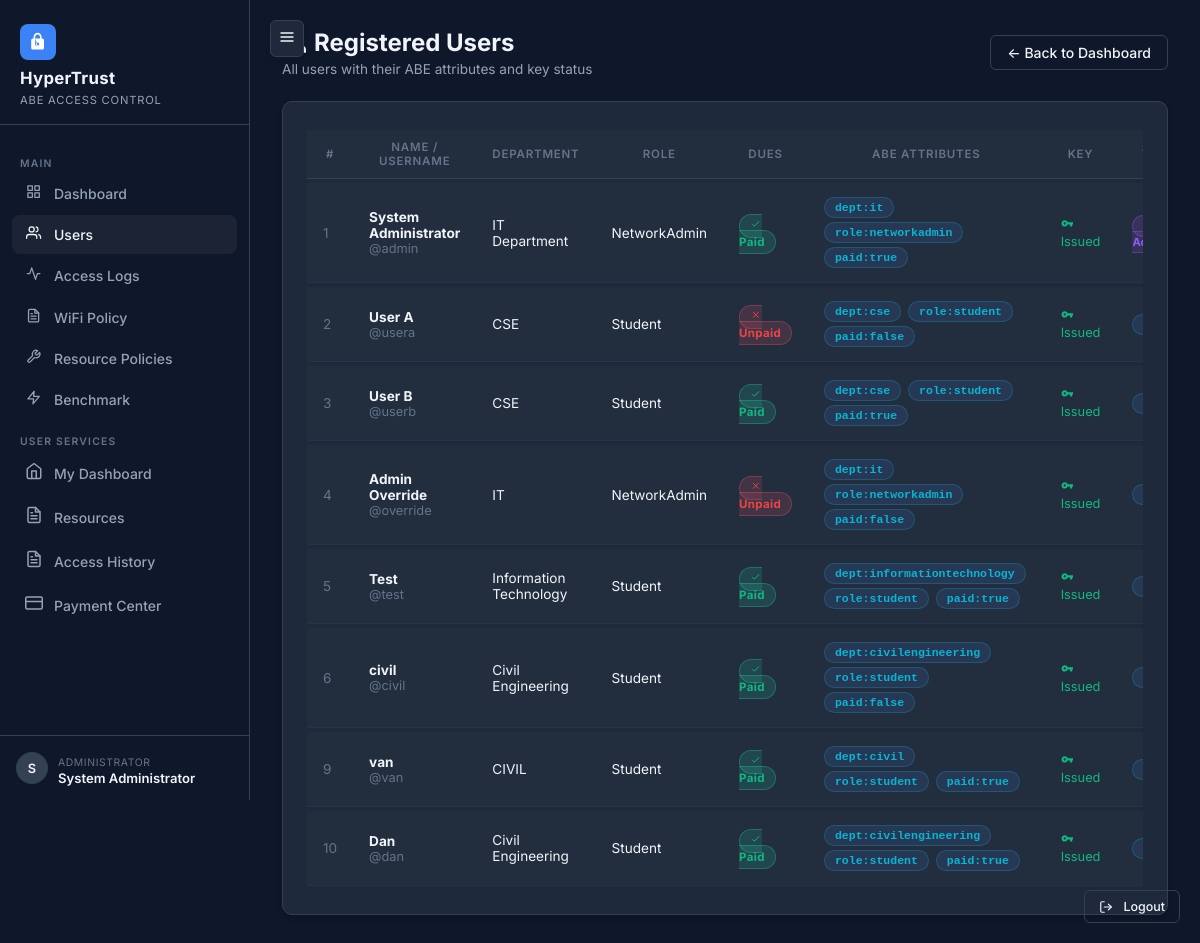
/admin/users (signed in), run on an earlier commit of the app's database.
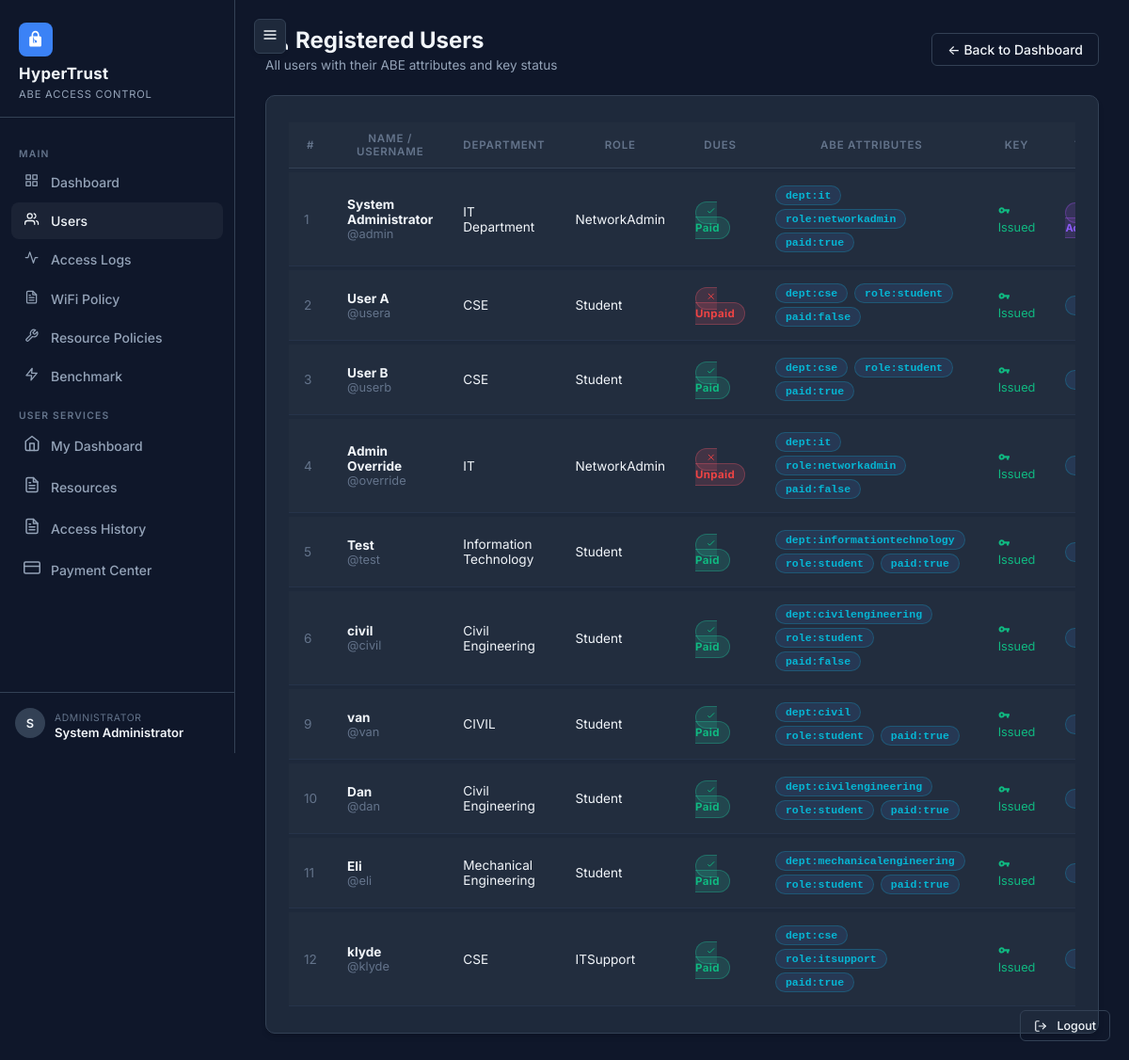
And on a later commit of the database.
### tables this page shows
CREATE TABLE users (
    id           INTEGER PRIMARY KEY AUTOINCREMENT,
    username     TEXT    NOT NULL UNIQUE,
    name         TEXT    NOT NULL,
    department   TEXT    NOT NULL DEFAULT '',
    role         TEXT    NOT NULL DEFAULT 'Student',
    paid_dues    INTEGER NOT NULL DEFAULT 0,   -- 1=True, 0=False
    password_hash TEXT   NOT NULL,
    is_admin     INTEGER NOT NULL DEFAULT 0,
    created_at   DATETIME DEFAULT CURRENT_TIMESTAMP
);

### routes/admin.py (the view)
@admin_bp.route("/users")
@admin_required
def users():
    db    = get_db()
    users = get_all_users(db)
    attr_map = {}
    for u in users:
        attr_map[u["id"]] = get_user_attributes(db, u["id"])
    return render_template("admin/users.html", users=users, attr_map=attr_map)

### db.py (called while the page is built)
def get_db():
    if "db" not in g:
        g.db = sqlite3.connect(
            current_app.config["DB_PATH"],
            detect_types=sqlite3.PARSE_DECLTYPES
        )
        g.db.row_factory = sqlite3.Row
        g.db.execute("PRAGMA foreign_keys = ON")
    return g.db

def get_all_users(db):
    return db.execute("SELECT * FROM users ORDER BY id").fetchall()

def get_user_private_key(db, user_id: int) -> dict | None:
    row = db.execute(
        "SELECT private_key_json FROM user_keys WHERE user_id = ?", (user_id,)
    ).fetchone()
    if row:
        return json.loads(row["private_key_json"])
    return None

def get_user_attributes(db, user_id: int) -> list[str]:
    row = get_user_private_key(db, user_id)
    if row:
        return row.get("attributes", [])
    return []

### routes/admin.py (called while the page is built)
def admin_required(f):
    @wraps(f)
    def decorated(*args, **kwargs):
        if "user_id" not in session:
            flash("Session expired or invalid. Please log in again.", "warning")
            return redirect(url_for("auth.login"))
        if not session.get("is_admin"):
            return render_template("errors/403.html"), 403
        return f(*args, **kwargs)
    return decorated

### templates/admin/users.html (shortened to what this page needs)
{% extends "base.html" %}
{% block content %}
<div class="page-header d-flex justify-between align-items-center">
    <div>
        <h2 style="display:flex;align-items:center;gap:8px;"> Registered Users</h2>
        <p>All users with their ABE attributes and key status</p>
    </div>
    <a href="{{ url_for('admin.dashboard') }}" class="btn-outline-ht">&larr; Back to Dashboard</a>
</div>
<div class="glass-card p-6">
    {% if users %}
    <div style="overflow-x:auto;">
        <table class="ht-table">
            <thead>
                <tr>
                    <th>#</th>
                    <th>Name / Username</th>
                    <th>Department</th>
                    <th>Role</th>
                    <th>Dues</th>
                    <th>ABE Attributes</th>
                    <th>Key</th>
                    <th>Type</th>
                </tr>
            </thead>
            <tbody>
                {% for u in users %}
                <tr>
                    <td class="text-muted-ht">{{ u.id }}</td>
                    <td>
                        <strong>{{ u.name }}</strong>
                        <div class="text-muted-ht">@{{ u.username }}</div>
                    </td>
                    <td>{{ u.department }}</td>
                    <td>{{ u.role }}</td>
                    <td>
                        {% if u.paid_dues %}
                        <span class="badge-granted"><svg viewBox="0 0 24 24" width="1em" height="1em"
                                stroke="currentColor" fill="none" stroke-width="2">
                                <path d="M5 13l4 4L19 7" />
                            </svg> Paid</span>
                        {% else %}
                        <span class="badge-denied"><svg viewBox="0 0 24 24" width="1em" height="1em"
                                stroke="currentColor" fill="none" stroke-width="2">
                                <path d="M18 6L6 18M6 6l12 12" />
                            </svg> Unpaid</span>
                        {% endif %}
                    </td>
                    <td>
                        {% if attr_map.get(u.id) %}
                        {% for attr in attr_map[u.id] %}
                        <span class="badge-attr">{{ attr }}</span>
                        {% endfor %}
                        {% else %}
                        <span class="text-muted-ht">—</span>
                        {% endif %}
                    </td>
                    <td>
                        {% if attr_map.get(u.id) %}
                        <span style="color:var(--accent-green);font-size:0.8rem;"><svg viewBox="0 0 24 24" width="1em"
                                height="1em" fill="currentColor">
                                <path
                                    d="M12.65 10A5.99 5.99 0 007 6c-3.31 0-6 2.69-6 6s2.69 6 6 6a5.99 5.99 0 005.65-4H17v4h4v-4h2v-4H12.65zM7 14c-1.1 0-2-.9-2-2s.9-2 2-2 2 .9 2 2-.9 2-2 2z" />
                            </svg> Issued</span>
                        {% endif %}
                    </td>
                    <td>
                        {% if u.is_admin %}
                        <span class="badge-admin"> Admin</span>
                        {% else %}
                        <span class="badge-attr" style="color:var(--text-secondary);">User</span>
                        {% endif %}
                    </td>
                </tr>
                {% endfor %}
            </tbody>
        </table>
    </div>
    {% endif %}
</div>
{% endblock %}

### templates/base.html (shortened to what this page needs)
<!DOCTYPE html>
<html lang="en">
<head>
  <link rel="stylesheet" href="{{ url_for('static', filename='css/style.css') }}">
</head>
<body>
  {% if session.get('user_id') %}
  <aside class="sidebar">
    <div class="sidebar-logo">
      <div class="logo-icon"><svg viewBox="0 0 24 24" width="1em" height="1em" fill="currentColor">
          <path
            d="M18 8h-1V6c0-2.76-2.24-5-5-5S7 3.24 7 6v2H6c-1.1 0-2 .9-2 2v10c0 1.1.9 2 2 2h12c1.1 0 2-.9 2-2V10c0-1.1-.9-2-2-2zm-6 9c-1.1 0-2-.9-2-2s.9-2 2-2 2 .9 2 2-.9 2-2 2H9V6c0-1.66 1.34-3 3-3s3 1.34 3 3v2H9z" />
        </svg></div>
      <h1>HyperTrust</h1>
      <small>ABE Access Control</small>
    </div>
    <nav class="sidebar-nav">
      <div class="nav-section-label">Main</div>
      {% if session.get('is_admin') %}
      <a href="{{ url_for('admin.dashboard') }}" id="nav-admin-home">
        <span class="nav-icon"></span><span>Dashboard</span>
      </a>
      <a href="{{ url_for('admin.users') }}" id="nav-admin-users">
        <span class="nav-icon"></span><span>Users</span>
      </a>
      <a href="{{ url_for('admin.logs') }}" id="nav-admin-logs">
        <span class="nav-icon"><svg viewBox="0 0 24 24" width="1em" height="1em" fill="none" stroke="currentColor"
            stroke-width="2" stroke-linecap="round" stroke-linejoin="round">
            <polyline points="22 12 18 12 15 21 9 3 6 12 2 12"></polyline>
          </svg></span><span>Access Logs</span>
      </a>
      <a href="{{ url_for('admin.policy') }}" id="nav-admin-policy">
        <span class="nav-icon"></span><span>WiFi Policy</span>
      </a>
      <a href="{{ url_for('admin.resource_policies') }}" id="nav-admin-resources">
        <span class="nav-icon"></span><span>Resource Policies</span>
      </a>
      <a href="{{ url_for('admin.benchmark') }}" id="nav-admin-bench">
        <span class="nav-icon"><svg viewBox="0 0 24 24" width="1em" height="1em" fill="none" stroke="currentColor"
            stroke-width="2" stroke-linecap="round" stroke-linejoin="round">
            <polygon points="13 2 3 14 12 14 11 22 21 10 12 10 13 2"></polygon>
          </svg></span><span>Benchmark</span>
      </a>
      {% endif %}
      <div class="nav-section-label">User Services</div>
      <a href="{{ url_for('user.dashboard') }}" id="nav-user-home">
        <span class="nav-icon"><svg viewBox="0 0 24 24" width="18" height="18" fill="none" stroke="currentColor"
            stroke-width="2" stroke-linecap="round" stroke-linejoin="round">
            <path d="M3 9l9-7 9 7v11a2 2 0 0 1-2 2H5a2 2 0 0 1-2-2z"></path>
            <polyline points="9 22 9 12 15 12 15 22"></polyline>
          </svg></span><span>My Dashboard</span>
      </a>
      <a href="{{ url_for('user.resources') }}" id="nav-user-resources">
        <span class="nav-icon"></span><span>Resources</span>
      </a>
      <a href="{{ url_for('user.logs') }}" id="nav-user-logs">
        <span class="nav-icon"></span><span>Access History</span>
      </a>
      <a href="{{ url_for('user.payment') }}" id="nav-user-payment">
        <span class="nav-icon"><svg viewBox="0 0 24 24" width="18" height="18" fill="none" stroke="currentColor"
            stroke-width="2" stroke-linecap="round" stroke-linejoin="round">
            <rect x="1" y="4" width="22" height="16" rx="2" ry="2"></rect>
            <line x1="1" y1="10" x2="23" y2="10"></line>
          </svg></span><span>Payment Center</span>
      </a>
    </nav>
    <div class="sidebar-user">
      <div class="user-avatar">
        {{ session.get('name', 'U')[0].upper() }}
      </div>
      <div class="user-info">
        <small>{% if session.get('is_admin') %}Administrator{% else %}User{% endif %}</small>
        <span>{{ session.get('name', session.get('username', '')) }}</span>
      </div>
    </div>
  </aside>
  {% endif %}
  <main class="{% if session.get('user_id') %}main-content{% endif %}">
    {% if session.get('user_id') %}
    <div class="sidebar-toggle">
      <button id="sidebarToggle" title="Toggle Sidebar">
        <svg viewBox="0 0 24 24" width="16" height="16" fill="none" stroke="currentColor" stroke-width="2" stroke-linecap="round" stroke-linejoin="round">
          <line x1="3" y1="12" x2="21" y2="12"></line>
          <line x1="3" y1="6" x2="21" y2="6"></line>
          <line x1="3" y1="18" x2="21" y2="18"></line>
        </svg>
      </button>
    </div>
    {% endif %}
    {% block content %}{% endblock %}
  </main>
  {% if session.get('user_id') %}
  <div style="position:fixed;bottom:20px;right:20px;z-index:999">
    <a href="{{ url_for('auth.logout') }}" class="btn-outline-ht" style="padding:8px 14px;font-size:0.78rem;">
       <span>Logout</span>
    </a>
  </div>
  {% endif %}
</body>
</html>

What changed in the data, as far as the page shows it:
added users: id "11", name "Eli", username "eli", department "Mechanical Engineering", role "Student", paid_dues 1 (drawn), id "dept:mechanicalengineering" "role:student" "paid:true", shows "Issued"
added users: id "12", name "klyde", username "klyde", department "CSE", role "ITSupport", paid_dues 1 (drawn), id "dept:cse" "role:itsupport" "paid:true", shows "Issued"
